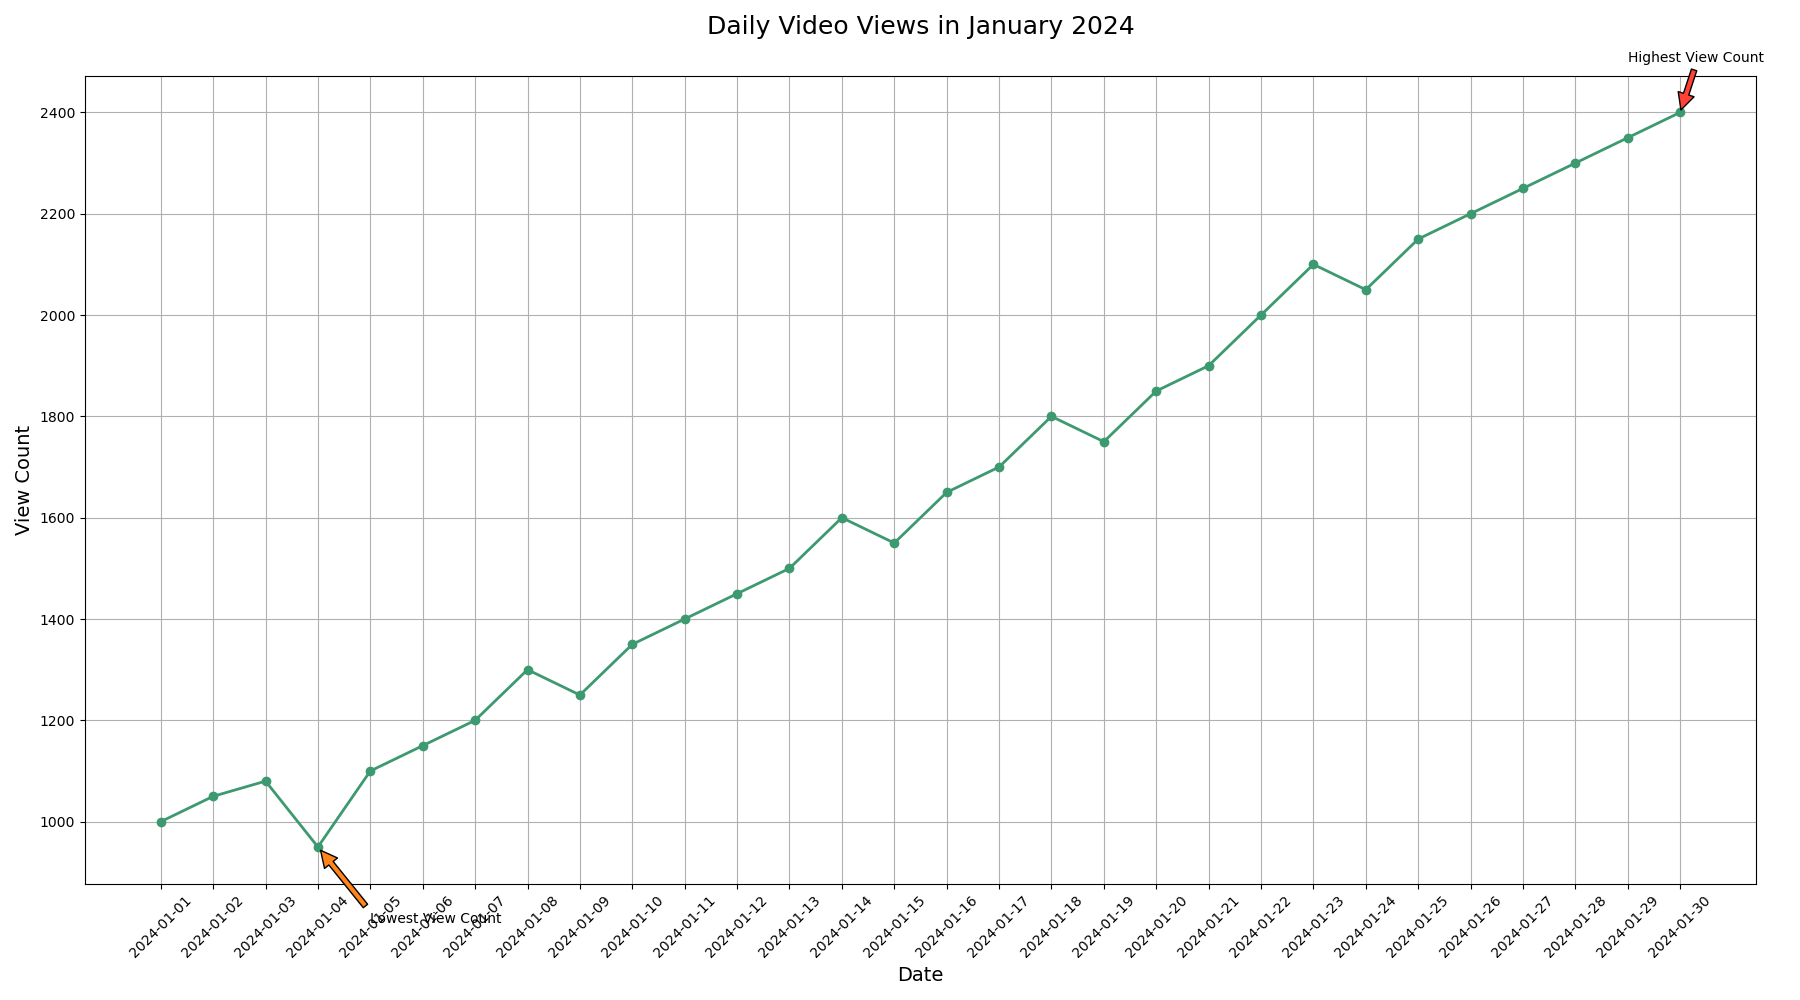

The script that drew this image:

import matplotlib.pyplot as plt

# Data
dates = [
    '2024-01-01', '2024-01-02', '2024-01-03', '2024-01-04', '2024-01-05',
    '2024-01-06', '2024-01-07', '2024-01-08', '2024-01-09', '2024-01-10',
    '2024-01-11', '2024-01-12', '2024-01-13', '2024-01-14', '2024-01-15',
    '2024-01-16', '2024-01-17', '2024-01-18', '2024-01-19', '2024-01-20',
    '2024-01-21', '2024-01-22', '2024-01-23', '2024-01-24', '2024-01-25',
    '2024-01-26', '2024-01-27', '2024-01-28', '2024-01-29', '2024-01-30'
]
view_counts = [
    1000, 1050, 1080, 950, 1100, 1150, 1200, 1300, 1250, 1350,
    1400, 1450, 1500, 1600, 1550, 1650, 1700, 1800, 1750, 1850,
    1900, 2000, 2100, 2050, 2150, 2200, 2250, 2300, 2350, 2400
]

plt.figure(figsize=(18, 10))
plt.plot(dates, view_counts, marker='o', color='#3D9970', linewidth=2)

# Adding annotations for significant points
plt.annotate('Lowest View Count', xy=('2024-01-04', 950), xytext=('2024-01-05', 800),
             arrowprops=dict(facecolor='#FF851B', shrink=0.05))
plt.annotate('Highest View Count', xy=('2024-01-30', 2400), xytext=('2024-01-29', 2500),
             arrowprops=dict(facecolor='#FF4136', shrink=0.05))

plt.title('Daily Video Views in January 2024', pad=30, fontsize=18)
plt.xlabel('Date', fontsize=14)
plt.ylabel('View Count', fontsize=14)
plt.grid(True)

plt.xticks(rotation=45)
plt.tight_layout()

plt.show()
